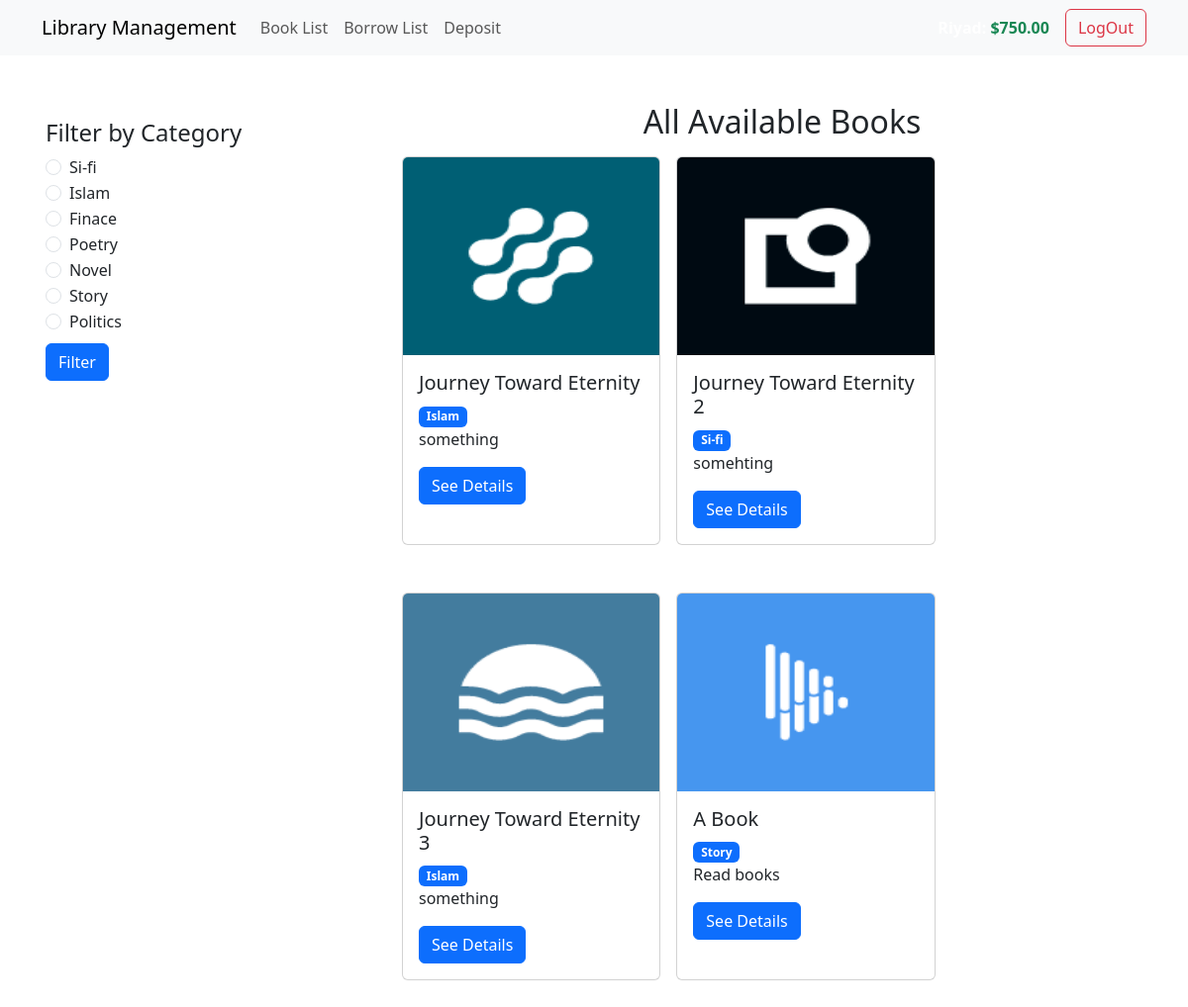
The app's page /books/ (signed in) with its own data.
### accounts/models.py (models this page shows, shortened)
class Profile(models.Model):
    user = models.OneToOneField(User, on_delete=models.CASCADE, related_name='profile')
    balance = models.DecimalField(max_digits=10, decimal_places=2, default=0.00)

### books/models.py (models this page shows, shortened)
class Category(models.Model):
    category_name = models.CharField(max_length=20)

class Book(models.Model):
    title = models.CharField(max_length=25)
    description = models.TextField(max_length=250)
    image = models.ImageField(upload_to="images/")
    borrowing_price = models.IntegerField()
    category = models.ForeignKey(Category, on_delete=models.CASCADE, related_name='books')

### books/views.py (the view)
# urls.py: path('', book_list, name='booklist_page'),
def book_list(req):
    categories = Category.objects.all()
    category_id = req.GET.get('category_id')
    books = Book.objects.all()
    if category_id:
        category = Category.objects.get(pk=category_id)
        books = Book.objects.filter(category=category)
    return render(req, 'book_list.html', {'categories': categories, 'books': books})

### books/templates/book_list.html (shortened to what this page needs)
{% extends "base.html" %}
{% block content %}
    <div class="row mb-5">
        <div class="col-4 p-3">
            <h4>Filter by Category</h4>
            <form method="get" action="{% url 'booklist_page' %}">
              {% for category in categories %}
                <div class="form-check">
                  <input
                    class="form-check-input"
                    type="radio"
                    name="category_id"
                    value="{{ category.id }}"
                    id="category_{{ category.id }}"
                  >
                  <label class="form-check-label" for="category_{{ category.id }}">
                    {{ category.category_name }}
                  </label>
                </div>
              {% endfor %}
              <button type="submit" class="btn btn-primary mt-2">Filter</button>
            </form>
        </div>
        <div class="col-8">
          <h2 class="text-center mb-3">All Available Books</h2>
            <div class="row g-5">
                {% for book in books %}
                <div class="card col-4 p-0 mx-2">
                  <img src="{{book.image.url}}" class="card-img-top" alt="..." style="height: 200px;">
                  <div class="card-body">
                    <h5 class="card-title">{{book.title}}</h5>
                    <span class="badge bg-primary">{{book.category.category_name}}</span>
                    <p class="card-text">
                      {{book.description}}
                    </p>
                    <a href="{% url 'bookdetails_page' book.id %}" class="btn btn-primary">See Details</a>
                  </div>
                </div>
                {% endfor %}
              </div>
        </div>
    </div>
{% endblock content %}

### templates/navbar.html
{% load humanize %}
<nav class="navbar navbar-expand-lg bg-body-tertiary">
    <div class="container">
      <a class="navbar-brand" href="{% url 'homepage' %}">Library Management</a>
      <div class="collapse navbar-collapse" id="navbarSupportedContent">
        <ul class="navbar-nav me-auto mb-2 mb-lg-0">
          {% if request.user.is_authenticated %}
            <li class="nav-item">
              <a class="nav-link" href="{% url 'booklist_page' %}">Book List</a>
            </li>
            <li class="nav-item">
              <a class="nav-link" href="{% url 'borrowinglist_page' %}">Borrow List</a>
            </li>
            <li class="nav-item">
              <a class="nav-link" href="{% url 'deposit_page' %}">Deposit</a>
            </li>
          {% endif %}
        </ul>
          {% if request.user.is_authenticated %}
          <div class="d-flex align-items-center">
            <p class="m-0 me-3 fw-bold text-white">{{ request.user.username|title }}:
              <span class="text-success">${{ request.user.profile.balance|floatformat:2|intcomma }}</span>
            </p>
            <a href="{% url 'logout_page' %}" class="btn btn-outline-danger">LogOut</a>
          </div>
          {% else %}
          <a href="{% url 'register_page' %}" class="btn btn-outline-success me-2" type="submit">Register</a>
          <a href="{% url 'login_page' %}" class="btn btn-outline-primary" type="submit">LogIn</a>
          {% endif %}
      </div>
    </div>
  </nav>

### records on screen
Category: category_id "☐ Si-fi", category_name "Si-fi"
Category: category_id "☐ Islam", category_name "Islam"
Category: category_id "☐ Finace", category_name "Finace"
Category: category_id "☐ Poetry", category_name "Poetry"
Category: category_id "☐ Novel", category_name "Novel"
Category: category_id "☐ Story", category_name "Story"
Category: category_id "☐ Politics", category_name "Politics"
Book: image (picture), title "Journey Toward Eternity", category.category_name "Islam", description "something"
Book: image (picture), title "Journey Toward Eternity 2", category.category_name "Si-fi", description "somehting"
Book: image (picture), title "Journey Toward Eternity 3", category.category_name "Islam", description "something"
Book: image (picture), title "A Book", category.category_name "Story", description "Read books"

### other values on screen
{{ request.user.profile.balance|floatformat:2|intcomma }} "750.00"
